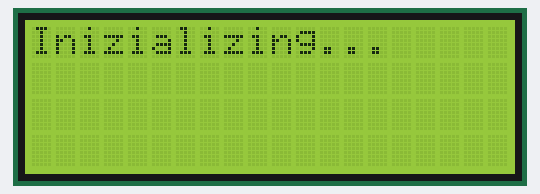
A sketch run on a simulated Arduino MKR. On the bench: 20×4 character LCD. WiFi joins after 1.5 s; servers stay silent unless stated; not simulated (calls return 0 or success): arduino_secrets.h; what the sketch prints to the serial monitor is not drawn.

Above: at 0.1 s.
At 16.7 s:
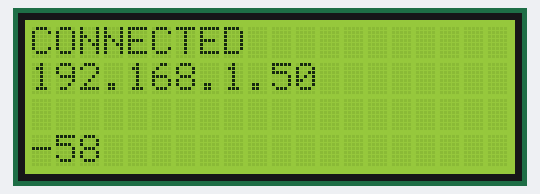

The sketch:

wifiConnection.ino
```cpp
#include <Wire.h>
#include <SPI.h>
#include <WiFiNINA.h>
#include <hd44780.h>
#include <hd44780ioClass/hd44780_I2Cexp.h>
hd44780_I2Cexp lcd; // declare lcd object: auto locate & config display for hd44780 chip


#include "arduino_secrets.h"
///////please enter your sensitive data in the Secret tab/arduino_secrets.h
char ssid[] = SECRET_SSID;        // your network SSID (name)
//char ssid[] = "iChief 6s";
char pass[] = SECRET_PASS;       // your network password (use for WPA, or use as key for WEP)
//char pass[] = "garjiliusnet27";
int status = WL_IDLE_STATUS;     // the Wifi radio's status

void setup() {
  lcd.begin(20, 4);

  // Print a message to the LCD
  lcd.print("Inizializing...");

  //Initialize serial and wait for port to open:
  Serial.begin(9600);
  while (!Serial) {
    ; // wait for serial port to connect. Needed for native USB port only
  }

  Serial.println("Checking Wi-fi status ...");

  // check for the WiFi module:
  if (WiFi.status() == WL_NO_MODULE) {
    Serial.println("Communication with WiFi module failed!");
    // don't continue
    while (true);
  }

  String fv = WiFi.firmwareVersion();
  if (fv < "1.0.0") {
    Serial.println("Please upgrade the firmware");
  }

  // attempt to connect to Wifi network:
  while (status != WL_CONNECTED) {
    Serial.print("Attempting to connect to WPA SSID: ");
    Serial.println(ssid);
    // Connect to WPA/WPA2 network:
    status = WiFi.begin(ssid, pass);

    // wait 10 seconds for connection:
    delay(10000);
  }

  // you're connected now, so print out the data:
  Serial.print("You're connected to the network");
  printCurrentNet();
  printWifiData();


}

void loop() {
  // check the network connection once every 10 seconds:
  delay(5000);
  printCurrentNet();
  displayPrintWifi();
}

void printWifiData() {
  // print your board's IP address:
  IPAddress ip = WiFi.localIP();
  Serial.print("IP Address: ");
  Serial.println(ip);
  Serial.println(ip);

  // print your MAC address:
  byte mac[6];
  WiFi.macAddress(mac);
  Serial.print("MAC address: ");
  printMacAddress(mac);
}

void printCurrentNet() {
  // print the SSID of the network you're attached to:
  Serial.print("SSID: ");
  Serial.println(WiFi.SSID());

  // print the MAC address of the router you're attached to:
  byte bssid[6];
  WiFi.BSSID(bssid);
  Serial.print("BSSID: ");
  printMacAddress(bssid);

  // print the received signal strength:
  long rssi = WiFi.RSSI();
  Serial.print("signal strength (RSSI):");
  Serial.println(rssi);

  // print the encryption type:
  byte encryption = WiFi.encryptionType();
  Serial.print("Encryption Type:");
  Serial.println(encryption, HEX);
  Serial.println();
}

void printMacAddress(byte mac[]) {
  for (int i = 5; i >= 0; i--) {
    if (mac[i] < 16) {
      Serial.print("0");
    }
    Serial.print(mac[i], HEX);
    if (i > 0) {
      Serial.print(":");
    }
  }
  Serial.println();
}

void displayPrintWifi() {
  lcd.clear();
  lcd.setCursor(0,0);
  lcd.print("CONNECTED");
  lcd.setCursor(0,1);
  lcd.print(WiFi.localIP());
  lcd.setCursor(0,2);
  lcd.print(WiFi.SSID());
  lcd.setCursor(0,3);
  lcd.print(WiFi.RSSI());
}
```
